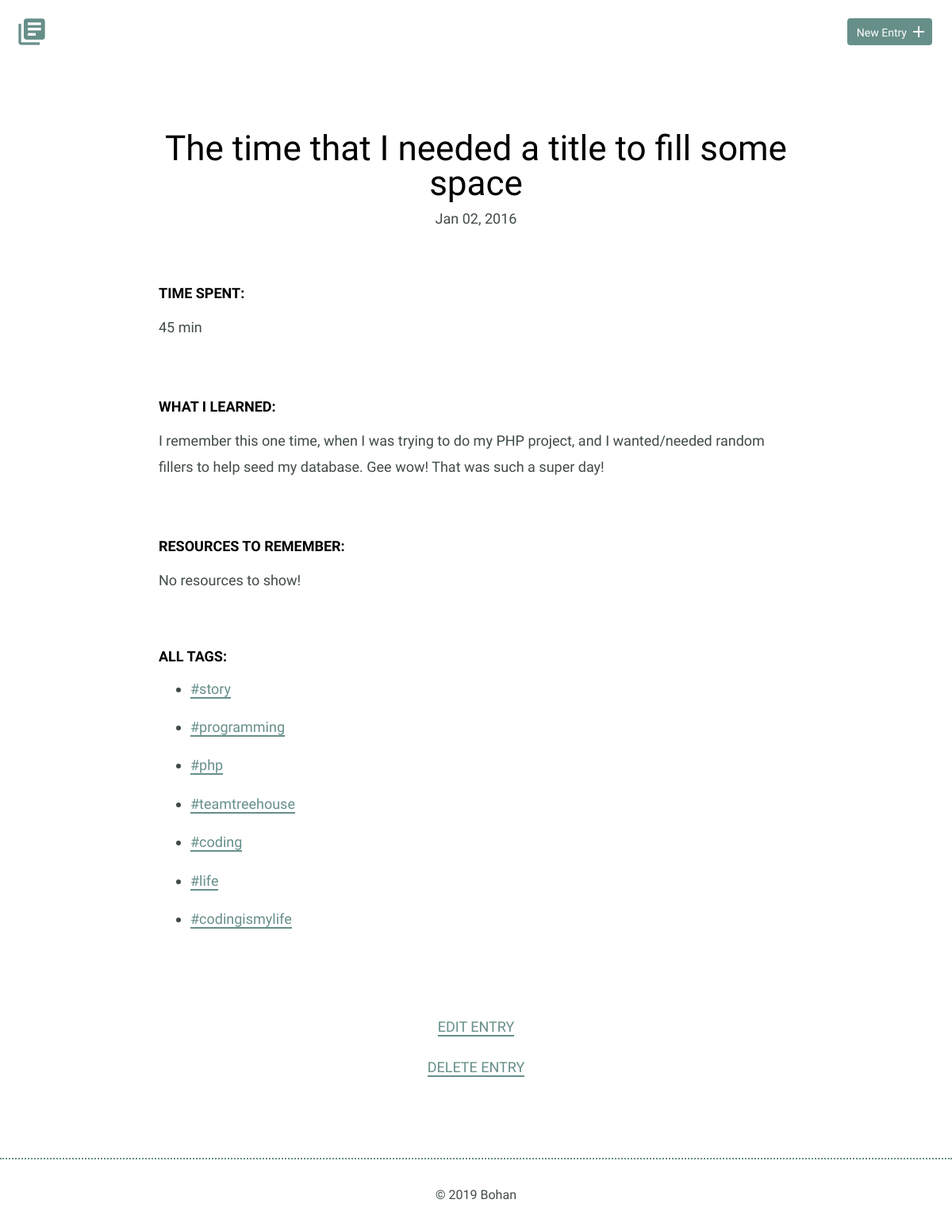
The app's page /detail.php?id=4 with its own data.
### tables this page shows
CREATE TABLE "entries" (
	`id`	INTEGER,
	`title`	TEXT,
	`date`	TEXT,
	`time_spent`	INTEGER,
	`learned`	BLOB,
	`resources`	BLOB,
	PRIMARY KEY(`id`)
);

### inc/db_fetch_detail.php (called while the page is built, shortened)
<?php
    function db_fetch_detail_no_tags(){
        try{
            include('db_connection.php');
            $id = filter_input(INPUT_GET, 'id', FILTER_SANITIZE_NUMBER_INT);
            $sql = "
                SELECT * FROM entries WHERE entries.id = ?
            ";
            $pdo = $db->prepare($sql);
            $pdo->bindValue(1, $id, PDO::PARAM_INT);
            $pdo->execute();
            $results = $pdo->fetch(PDO::FETCH_ASSOC);
            return $results;
        }catch(Exception $e){
            echo $e->getMessage();
        }
    }
?>

### inc/db_fetch.php (called while the page is built, shortened)
<?php
    function db_fetch_tags(){
        try{
            include('db_connection.php');
            $sql = "SELECT DISTINCT `tag_name` FROM `tags`";
            $pdo = $db->prepare($sql);
            $pdo->execute();
            $results = $pdo->fetchAll(PDO::FETCH_ASSOC);
            return $results;
        }catch(Exception $e){
            echo $e->getMessage();
        }
    }
?>

### detail.php (the view, shortened to what this page needs)
<!DOCTYPE html>
<html>
    <head>
        <link rel="stylesheet" href="css/normalize.css">
        <link rel="stylesheet" href="css/site.css">
    </head>
    <body>
        <?php
            include("header.php");
        ?>
        <section>
            <div class="container">
                <div class="entry-list single">
                    <?php
                        include('inc/db_fetch.php');
                        include('inc/db_fetch_detail.php');
                        $result = db_fetch_detail_no_tags();
                        $tags = db_fetch_tags();
                        echo
                        "<article>"
                        .   "<h1>$result[title]</h1>"
                            ."<time datetime=$result[date]>" . date_format(new DateTime($result['date']), 'M d, Y') . "</time>"
                            ."<div class='entry'>"
                                ."<h3>Time Spent: </h3>"
                                ."<p>$result[time_spent]</p>"
                            ."</div>"
                            ."<div class='entry'>"
                                ."<h3>What I Learned:</h3>"
                                ."<p>$result[learned]</p>"
                            ."</div>"
                            ."<div class='entry'>"
                                ."<h3>Resources to Remember:</h3>";
                                if(empty($result['resources'])){
                                    echo "<p>No resources to show!</p>";
                                }else{
                                    echo
                                    "<ul>"
                                        ."<li><a href=''>$result[resources]</a></li>"
                                    ."</ul>";
                                }
                            echo "</div>"
                        ."</article>";
                        echo "<h3>All Tags:</h3>";
                        foreach($tags as $tag){
                            echo  "<ul>"
                                 ."<li><a href='filtered.php?filter=$tag[tag_name]'>#$tag[tag_name]</a></li>"
                             ."</ul>";
                         }
                    ?>
                </div>
            </div>
            <div class="edit">
                <?php
                    echo "<p><a href='edit.php?id=$result[id]'>Edit Entry</a></p>";
                    echo "<p><a href='inc/db_delete.php?id=$result[id]'>Delete Entry</a></p>";
                ?>
            </div>
        </section>
        <?php
            include("footer.php");
        ?>
    </body>
</html>

### css/site.css (style rules this page uses)
body { font-size: 16px; color: #404a49; font-family: 'Cousine', serif; font-weight: 400; }
.container { margin: 0 auto; padding: 0 25px; }
h1, h2, h3 { margin: 0; font-weight: 400; line-height: 1em; color: #000; }
h1 { font-size: 44px; margin-bottom: 12px; }
h3 { font-size: 18px; font-family: 'Work Sans', serif; font-weight: 600; text-transform: uppercase; }
p { line-height: 1.8em; font-size: 18px; }
p a { border-bottom: 2px solid #678f89; padding: 0; color: #678f89; text-decoration: none; }
ul li { line-height: 1.8em; font-size: 18px; }
ul li a { border-bottom: 2px solid #678f89; line-height: 1.8em; color: #678f89; text-decoration: none; }
.entry-list, .edit-entry, .new-entry { max-width: 800px; margin: 0 auto; padding: 70px 0 150px 0; }
.entry-list article { margin-bottom: 70px; text-align: center; }
.entry-list.single { padding-bottom: 70px; }
.entry-list.single time { font-size: 18px; }
.entry { max-width: 800px; margin: 75px auto 0 auto; text-align: left; }
.entry p { margin-bottom: 40px; }
.edit { padding-bottom: 80px; text-align: center; margin: 0 auto; }
.edit a { font-weight: 400; text-transform: uppercase; font-size: 18px; }

### records on screen
entries: title "The time that I needed a title to fill some space", date "Jan 02, 2016", time_spent "45 min", learned "I remember this one time, when I was trying to do my PHP project, and I wanted/needed random fillers to help seed my database. Gee wow! That was such a super day!"

### other values on screen
$tag[tag_name] "story"
$tag[tag_name] "programming"
$tag[tag_name] "php"
$tag[tag_name] "teamtreehouse"
$tag[tag_name] "coding"
$tag[tag_name] "life"
$tag[tag_name] "codingismylife"
